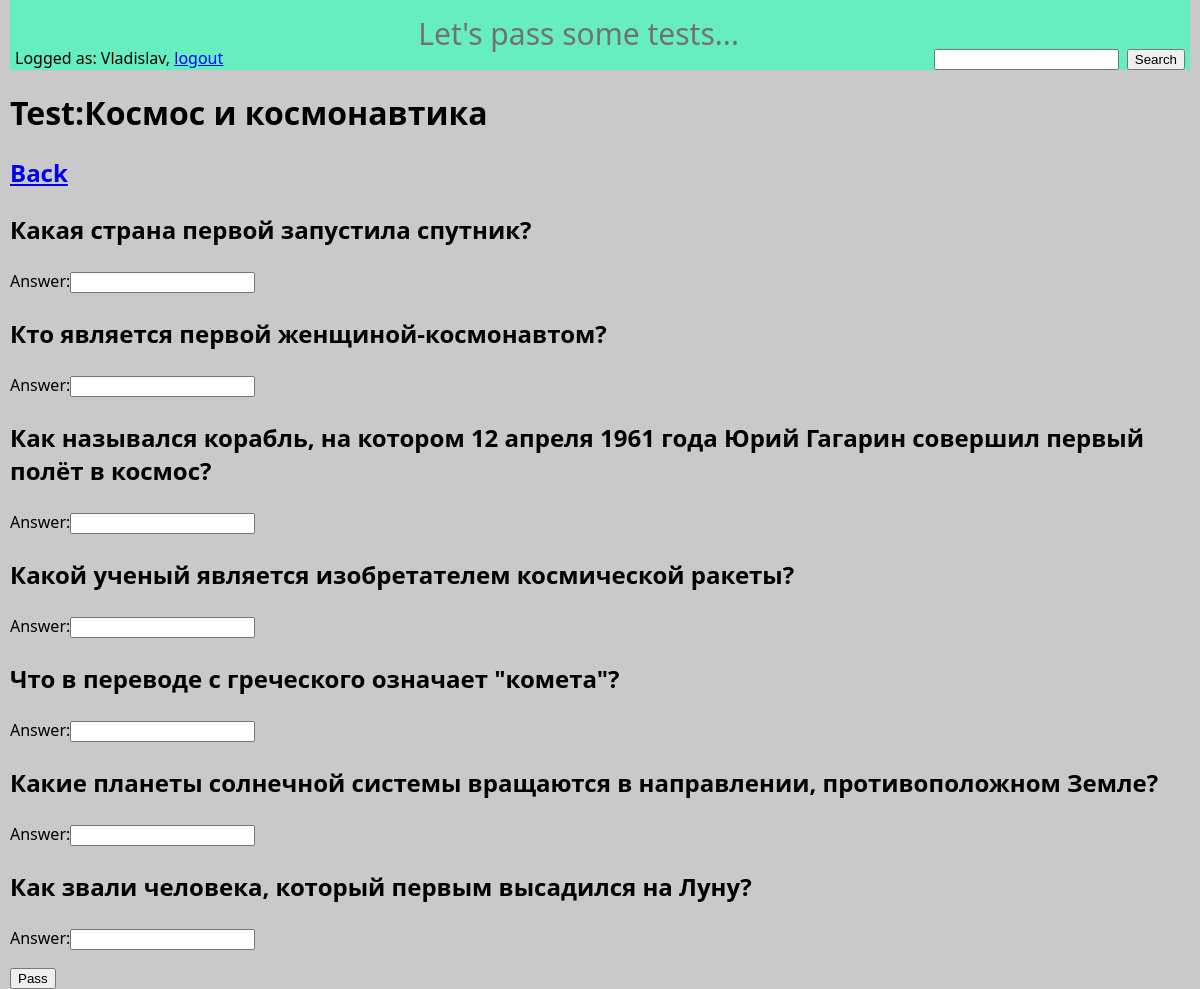
Page /tests/3/run (signed in) on the committed database.
### note/models.py (models this page shows)
class Test(models.Model):
    name = models.CharField(_('name'), max_length=100)
    questions = models.ManyToManyField(Question)
    user = models.ForeignKey(User, on_delete=models.SET_NULL, null=True)
    notes = GenericRelation('NotedItem')
    def __str__(self):
        return f'{self.name}'

class Question(models.Model):
    text = models.CharField(_('text'), max_length=300)
    def __str__(self):
        return f'{self.text}'

### note/views.py (the view, shortened to what this page needs)
# urls.py: path('tests/<int:test_id>/run', views.run_test, name='run_test'),
def run_test(request, test_id):
    context={}
    if not request.user.is_authenticated:
        form = UserCreationForm()
        context.update(form=form)
        return render(request, 'test/signup_v.html', context=context)
    test = get_object_or_404(Test, id=test_id)
    questions = test.questions.all()
    answer_factory = formset_factory(AnswerForm, min_num=len(questions))
    answer_form_set = answer_factory()
    context = {'formset': dict(zip(questions, answer_form_set)),
               'manage_form': answer_form_set,
               'test': test}
    return render(request, 'test/start_quiz.html', context=context)

### note/templates/test/start_quiz.html (shortened to what this page needs)
{% extends "test/base.html" %}
{% block content %}
    <form method="post">
        <h1>Test:{{ test }}</h1>
        <h2><a href="{% url 'note:detail_of_test' test.id %}" >Back</a></h2>
            <div>
                {% for q, f in formset.items %}
                <h2><p>{{ q }}</p></h2>
                <p>{{ f }}</p>
                {% endfor %}
            </div>
        {% if formset.items %}
        <input type="submit" name="start" value="Pass">
        {% else %}
        <h1>No questions yet!</h1>
        {% endif %}
    </form>
{% endblock %}

### note/templates/test/base.html (shortened to what this page needs)
{% load static %}
<!DOCTYPE html>
<html>
<head>
    <link rel="stylesheet" href="/static/main_page.css"/>
</head>
<body>
    <div class="div_header">
        <a class="main_href" href="/">Let's pass some tests...</a>
        {% if user.is_authenticated %}
        <p>Logged as: {{ user.username }}, <a href="{% url 'note:logout' %}">logout</a></p>
        {% else %}
        <p>Please, sign up!  <a href="{% url 'note:signup' %}">Register</a>
            /<a href="{% url 'note:login' %}">Login</a></p>
        {% endif %}
        <form>
            <input name="title" id="title">
            <input type="submit" name="search" value="Search">
        </form>
    </div>
    <div>
        {% block content %}
        {% endblock %}
    </div>
</body>
</html>

### note/static/main_page.css (style rules this page uses)
body { margin: 0; padding-left: 10px; padding-right: 10px; background-color: rgb(201, 201, 201); font-family: 'Segoe UI', Tahoma, Geneva, Verdana, sans-serif; }
.div_header { background-color: rgb(102, 238, 192); height: 60px; text-align: center; font-size: 30px; font-stretch: semi-expanded; align-items: center; padding-top: 10px; }
.div_header p { float: left; font-size: 16px; font-family: 'Segoe UI', Tahoma, Geneva, Verdana, sans-serif; padding-top: 37px; padding-left: 5px; margin: 0; }
.div_header form { float: right; display: block; padding-top: 22px; padding-right: 5px; }
.main_href { color: rgb(114, 114, 114); text-decoration: none; font-family: 'Segoe UI'; vertical-align: middle; width: 10px; }

### rows in the picture
Test: name "Космос и космонавтика"
Question: text "Какая страна первой запустила спутник?"
Question: text "Кто является первой женщиной-космонавтом?"
Question: text "Как назывался корабль, на котором 12 апреля 1961 года Юрий Гагарин совершил первый полёт в космос?"
Question: text "Какой ученый является изобретателем космической ракеты?"
Question: text "Что в переводе с греческого означает \"комета\"?"
Question: text "Какие планеты солнечной системы вращаются в направлении, противоположном Земле?"
Question: text "Как звали человека, который первым высадился на Луну?"

### other values in the picture
{{ user.username }} "Vladislav"
